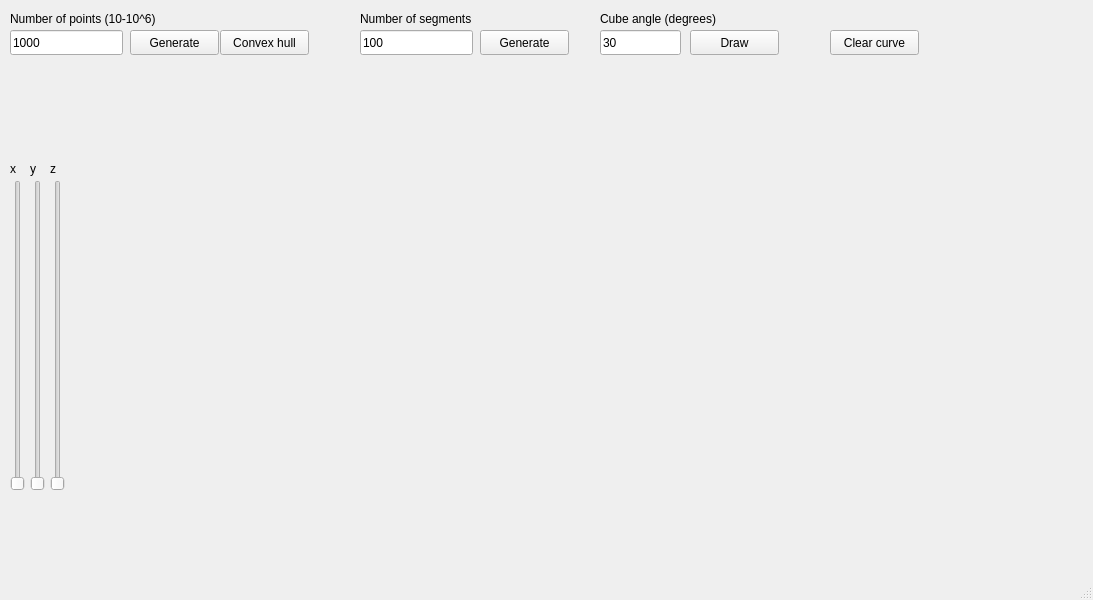
<?xml version="1.0" encoding="UTF-8"?>
<ui version="4.0">
 <class>MainWindow</class>
 <widget class="QMainWindow" name="MainWindow">
  <property name="enabled">
   <bool>true</bool>
  </property>
  <property name="geometry">
   <rect>
    <x>0</x>
    <y>0</y>
    <width>1093</width>
    <height>600</height>
   </rect>
  </property>
  <property name="windowTitle">
   <string>MainWindow</string>
  </property>
  <widget class="QWidget" name="centralwidget">
   <widget class="QLabel" name="label">
    <property name="geometry">
     <rect>
      <x>10</x>
      <y>10</y>
      <width>201</width>
      <height>17</height>
     </rect>
    </property>
    <property name="text">
     <string>Number of points (10-10^6)</string>
    </property>
   </widget>
   <widget class="QLineEdit" name="lineEdit">
    <property name="geometry">
     <rect>
      <x>10</x>
      <y>30</y>
      <width>113</width>
      <height>25</height>
     </rect>
    </property>
    <property name="text">
     <string>1000</string>
    </property>
   </widget>
   <widget class="QPushButton" name="pushButton">
    <property name="geometry">
     <rect>
      <x>130</x>
      <y>30</y>
      <width>89</width>
      <height>25</height>
     </rect>
    </property>
    <property name="text">
     <string>Generate</string>
    </property>
   </widget>
   <widget class="QLabel" name="label2">
    <property name="geometry">
     <rect>
      <x>800</x>
      <y>0</y>
      <width>131</width>
      <height>51</height>
     </rect>
    </property>
    <property name="font">
     <font>
      <pointsize>20</pointsize>
     </font>
    </property>
    <property name="text">
     <string/>
    </property>
   </widget>
   <widget class="QPushButton" name="pushButton_2">
    <property name="geometry">
     <rect>
      <x>220</x>
      <y>30</y>
      <width>89</width>
      <height>25</height>
     </rect>
    </property>
    <property name="text">
     <string>Convex hull</string>
    </property>
   </widget>
   <widget class="QLineEdit" name="lineEdit2">
    <property name="geometry">
     <rect>
      <x>360</x>
      <y>30</y>
      <width>113</width>
      <height>25</height>
     </rect>
    </property>
    <property name="text">
     <string>100</string>
    </property>
   </widget>
   <widget class="QLabel" name="label_2">
    <property name="geometry">
     <rect>
      <x>360</x>
      <y>10</y>
      <width>161</width>
      <height>17</height>
     </rect>
    </property>
    <property name="text">
     <string>Number of segments</string>
    </property>
   </widget>
   <widget class="QPushButton" name="pushButton_3">
    <property name="geometry">
     <rect>
      <x>480</x>
      <y>30</y>
      <width>89</width>
      <height>25</height>
     </rect>
    </property>
    <property name="text">
     <string>Generate</string>
    </property>
   </widget>
   <widget class="QLabel" name="label_3">
    <property name="geometry">
     <rect>
      <x>600</x>
      <y>10</y>
      <width>151</width>
      <height>17</height>
     </rect>
    </property>
    <property name="text">
     <string>Cube angle (degrees)</string>
    </property>
   </widget>
   <widget class="QLineEdit" name="lineEdit3">
    <property name="geometry">
     <rect>
      <x>600</x>
      <y>30</y>
      <width>81</width>
      <height>25</height>
     </rect>
    </property>
    <property name="text">
     <string>30</string>
    </property>
   </widget>
   <widget class="QPushButton" name="pushButton_4">
    <property name="geometry">
     <rect>
      <x>690</x>
      <y>30</y>
      <width>89</width>
      <height>25</height>
     </rect>
    </property>
    <property name="text">
     <string>Draw</string>
    </property>
   </widget>
   <widget class="QLabel" name="label_4">
    <property name="geometry">
     <rect>
      <x>10</x>
      <y>160</y>
      <width>16</width>
      <height>17</height>
     </rect>
    </property>
    <property name="text">
     <string>x</string>
    </property>
   </widget>
   <widget class="QLabel" name="label_5">
    <property name="geometry">
     <rect>
      <x>30</x>
      <y>160</y>
      <width>31</width>
      <height>17</height>
     </rect>
    </property>
    <property name="text">
     <string>y</string>
    </property>
   </widget>
   <widget class="QLabel" name="label_6">
    <property name="geometry">
     <rect>
      <x>50</x>
      <y>160</y>
      <width>31</width>
      <height>17</height>
     </rect>
    </property>
    <property name="text">
     <string>z</string>
    </property>
   </widget>
   <widget class="QSlider" name="xSlider">
    <property name="geometry">
     <rect>
      <x>10</x>
      <y>180</y>
      <width>16</width>
      <height>311</height>
     </rect>
    </property>
    <property name="maximum">
     <number>360</number>
    </property>
    <property name="orientation">
     <enum>Qt::Vertical</enum>
    </property>
   </widget>
   <widget class="QSlider" name="ySlider">
    <property name="geometry">
     <rect>
      <x>30</x>
      <y>180</y>
      <width>16</width>
      <height>311</height>
     </rect>
    </property>
    <property name="maximum">
     <number>360</number>
    </property>
    <property name="orientation">
     <enum>Qt::Vertical</enum>
    </property>
   </widget>
   <widget class="QSlider" name="zSlider">
    <property name="geometry">
     <rect>
      <x>50</x>
      <y>180</y>
      <width>16</width>
      <height>311</height>
     </rect>
    </property>
    <property name="maximum">
     <number>360</number>
    </property>
    <property name="singleStep">
     <number>0</number>
    </property>
    <property name="orientation">
     <enum>Qt::Vertical</enum>
    </property>
   </widget>
   <widget class="QPushButton" name="pushButton_5">
    <property name="geometry">
     <rect>
      <x>830</x>
      <y>30</y>
      <width>89</width>
      <height>25</height>
     </rect>
    </property>
    <property name="text">
     <string>Clear curve</string>
    </property>
   </widget>
  </widget>
  <widget class="QMenuBar" name="menubar">
   <property name="geometry">
    <rect>
     <x>0</x>
     <y>0</y>
     <width>1093</width>
     <height>22</height>
    </rect>
   </property>
  </widget>
  <widget class="QStatusBar" name="statusbar"/>
 </widget>
 <resources/>
 <connections/>
</ui>
